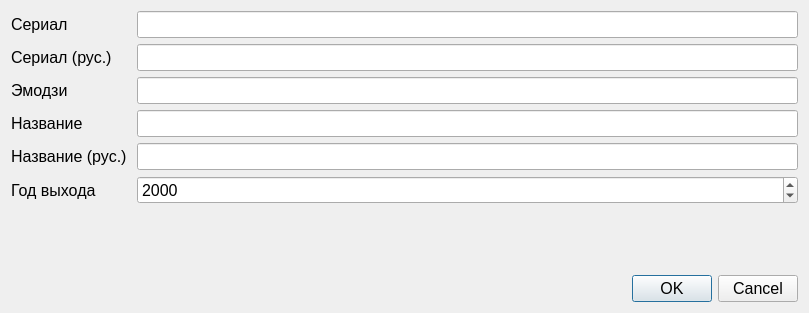
<?xml version="1.0" encoding="UTF-8"?>
<ui version="4.0">
 <class>CreationInfoDialog</class>
 <widget class="QDialog" name="CreationInfoDialog">
  <property name="geometry">
   <rect>
    <x>0</x>
    <y>0</y>
    <width>809</width>
    <height>313</height>
   </rect>
  </property>
  <property name="windowTitle">
   <string>Dialog</string>
  </property>
  <layout class="QGridLayout" name="gridLayout">
   <item row="0" column="0">
    <layout class="QFormLayout" name="formLayout">
     <item row="0" column="0">
      <widget class="QLabel" name="lblSeries">
       <property name="font">
        <font>
         <pointsize>12</pointsize>
        </font>
       </property>
       <property name="text">
        <string>Сериал</string>
       </property>
      </widget>
     </item>
     <item row="0" column="1">
      <widget class="QLineEdit" name="leSeries">
       <property name="font">
        <font>
         <pointsize>12</pointsize>
        </font>
       </property>
      </widget>
     </item>
     <item row="3" column="0">
      <widget class="QLabel" name="lblTitle">
       <property name="font">
        <font>
         <pointsize>12</pointsize>
        </font>
       </property>
       <property name="text">
        <string>Название</string>
       </property>
      </widget>
     </item>
     <item row="3" column="1">
      <widget class="QLineEdit" name="leTitle">
       <property name="font">
        <font>
         <pointsize>12</pointsize>
        </font>
       </property>
      </widget>
     </item>
     <item row="4" column="0">
      <widget class="QLabel" name="lblTitleRus">
       <property name="font">
        <font>
         <pointsize>12</pointsize>
        </font>
       </property>
       <property name="text">
        <string>Название (рус.) </string>
       </property>
      </widget>
     </item>
     <item row="4" column="1">
      <widget class="QLineEdit" name="leTitleRus">
       <property name="font">
        <font>
         <pointsize>12</pointsize>
        </font>
       </property>
      </widget>
     </item>
     <item row="5" column="0">
      <widget class="QLabel" name="lblYear">
       <property name="font">
        <font>
         <pointsize>12</pointsize>
        </font>
       </property>
       <property name="text">
        <string>Год выхода</string>
       </property>
      </widget>
     </item>
     <item row="5" column="1">
      <widget class="QSpinBox" name="sbYear">
       <property name="font">
        <font>
         <pointsize>12</pointsize>
        </font>
       </property>
       <property name="minimum">
        <number>1970</number>
       </property>
       <property name="maximum">
        <number>2100</number>
       </property>
       <property name="value">
        <number>2000</number>
       </property>
      </widget>
     </item>
     <item row="2" column="0">
      <widget class="QLabel" name="lblEmoji">
       <property name="font">
        <font>
         <pointsize>12</pointsize>
        </font>
       </property>
       <property name="text">
        <string>Эмодзи</string>
       </property>
      </widget>
     </item>
     <item row="2" column="1">
      <widget class="QLineEdit" name="leEmoji">
       <property name="font">
        <font>
         <pointsize>12</pointsize>
        </font>
       </property>
      </widget>
     </item>
     <item row="1" column="0">
      <widget class="QLabel" name="lblSeriesRus">
       <property name="font">
        <font>
         <pointsize>12</pointsize>
        </font>
       </property>
       <property name="text">
        <string>Сериал (рус.)</string>
       </property>
      </widget>
     </item>
     <item row="1" column="1">
      <widget class="QLineEdit" name="leSeriesRus">
       <property name="font">
        <font>
         <pointsize>12</pointsize>
        </font>
       </property>
      </widget>
     </item>
    </layout>
   </item>
   <item row="1" column="0">
    <widget class="QDialogButtonBox" name="buttonBox">
     <property name="font">
      <font>
       <pointsize>12</pointsize>
      </font>
     </property>
     <property name="orientation">
      <enum>Qt::Horizontal</enum>
     </property>
     <property name="standardButtons">
      <set>QDialogButtonBox::Cancel|QDialogButtonBox::Ok</set>
     </property>
    </widget>
   </item>
  </layout>
 </widget>
 <resources/>
 <connections>
  <connection>
   <sender>buttonBox</sender>
   <signal>accepted()</signal>
   <receiver>CreationInfoDialog</receiver>
   <slot>accept()</slot>
   <hints>
    <hint type="sourcelabel">
     <x>248</x>
     <y>254</y>
    </hint>
    <hint type="destinationlabel">
     <x>157</x>
     <y>274</y>
    </hint>
   </hints>
  </connection>
  <connection>
   <sender>buttonBox</sender>
   <signal>rejected()</signal>
   <receiver>CreationInfoDialog</receiver>
   <slot>reject()</slot>
   <hints>
    <hint type="sourcelabel">
     <x>316</x>
     <y>260</y>
    </hint>
    <hint type="destinationlabel">
     <x>286</x>
     <y>274</y>
    </hint>
   </hints>
  </connection>
 </connections>
</ui>
